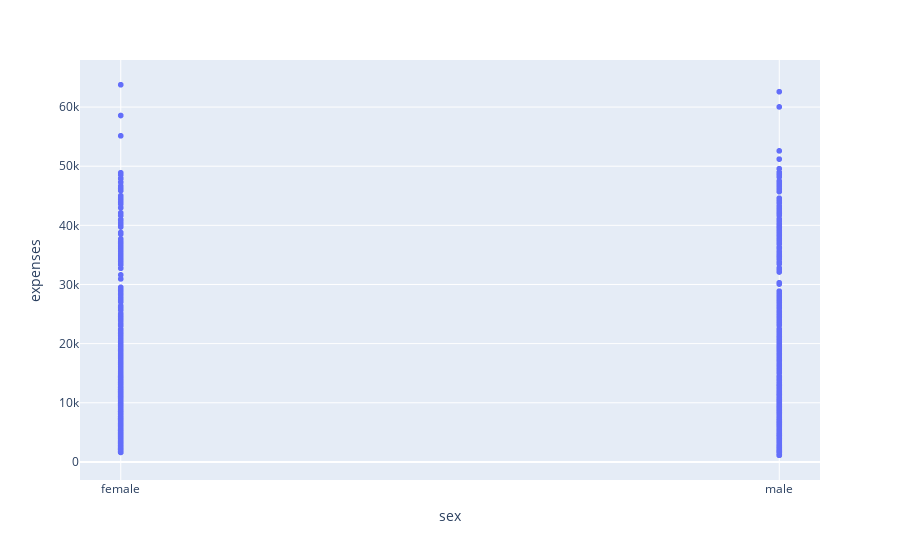

Source (notebook cell):
### Markdown cell above
if we closly observe expenses are incresing with as they are geting old

### Code cell
sexplt = pd.concat([df['expenses'],df['sex']],axis=1)
px.scatter(sexplt,x='sex',y='expenses')

### Figure 1 — Plotly figure (JSON) as saved in the notebook; plotly's stock layout.template omitted (floating-point values rounded to 4 significant figures; data arrays with more than 128 entries replaced by an {"elided": "..."} marker saying what was removed)
{"data": [{"hovertemplate": "sex=%{x}<br>expenses=%{y}<extra></extra>", "legendgroup": "", "marker": {"color": "#636efa", "symbol": "circle"}, "mode": "markers", "name": "", "showlegend": false, "type": "scattergl", "x": {"elided": "1338 str values"}, "xaxis": "x", "y": {"elided": "1338 float values"}, "yaxis": "y"}], "layout": {"legend": {"tracegroupgap": 0}, "margin": {"t": 60}, "xaxis": {"anchor": "y", "domain": [0, 1], "title": {"text": "sex"}}, "yaxis": {"anchor": "x", "domain": [0, 1], "title": {"text": "expenses"}}}}
